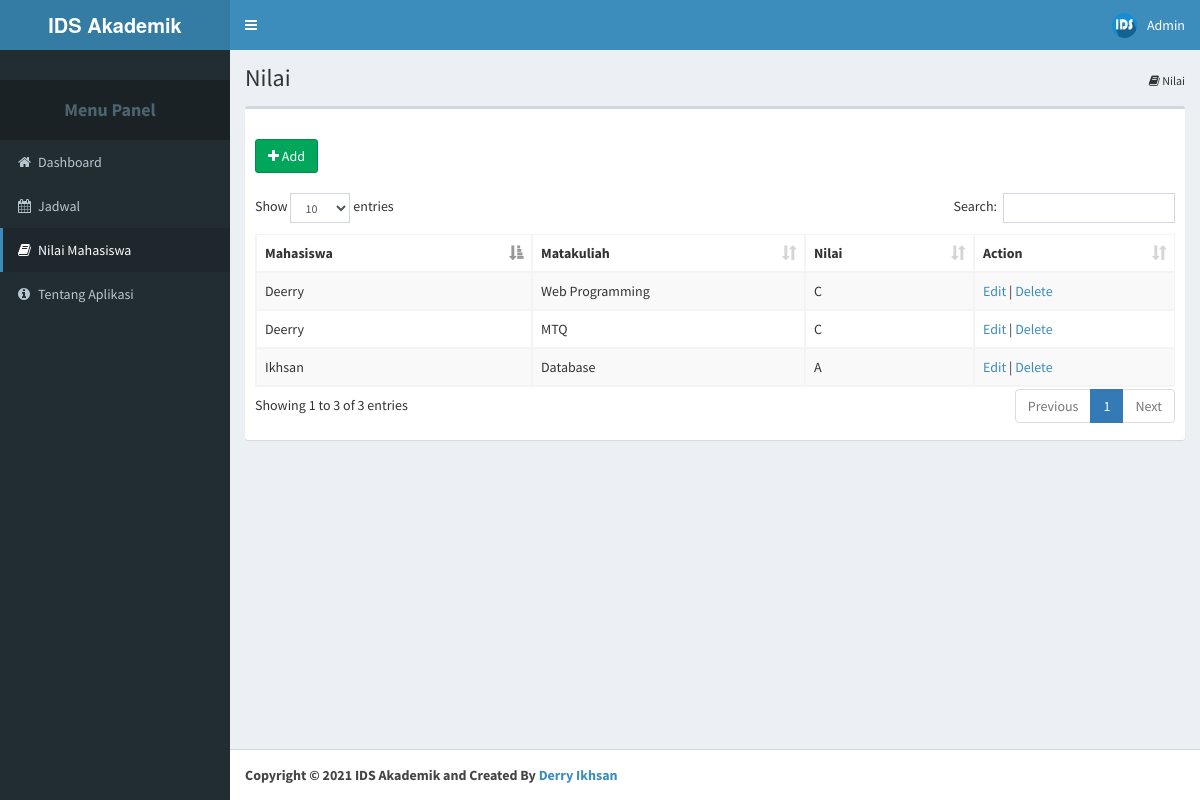
Screenshot of /2/nilai.php (signed in) with the database file from the repository.
### tables this page shows
CREATE TABLE IF NOT EXISTS `nilai` (
  `Id_Nilai` int(11) NOT NULL AUTO_INCREMENT,
  `NIM_Nilai` varchar(50) NOT NULL,
  `Kode_Matakuliah_Nilai` varchar(50) NOT NULL,
  `Nilai` varchar(50) NOT NULL,
  PRIMARY KEY (`Id_Nilai`),
  KEY `FK_nilai_mahasiswa` (`NIM_Nilai`),
  KEY `FK_nilai_matakuliah` (`Kode_Matakuliah_Nilai`),
  CONSTRAINT `FK_nilai_mahasiswa` FOREIGN KEY (`NIM_Nilai`) REFERENCES `mahasiswa` (`nim`),
  CONSTRAINT `FK_nilai_matakuliah` FOREIGN KEY (`Kode_Matakuliah_Nilai`) REFERENCES `matakuliah` (`kode_matakuliah`)
);

CREATE TABLE IF NOT EXISTS `mahasiswa` (
  `NIM` varchar(50) NOT NULL,
  `Nama_Mahasiswa` varchar(50) NOT NULL,
  `Tanggal_Lahir` date NOT NULL,
  `JK` enum('L','P') NOT NULL,
  `No_Telp` varchar(50) NOT NULL,
  `Alamat` varchar(150) NOT NULL,
  `Kode_Jurusan_Mhs` varchar(50) NOT NULL,
  PRIMARY KEY (`NIM`),
  KEY `FK_mahasiswa_jurusan` (`Kode_Jurusan_Mhs`),
  CONSTRAINT `FK_mahasiswa_jurusan` FOREIGN KEY (`Kode_Jurusan_Mhs`) REFERENCES `jurusan` (`Kode_Jurusan`)
);

CREATE TABLE IF NOT EXISTS `matakuliah` (
  `Kode_Matakuliah` varchar(50) NOT NULL,
  `Nama_Matakuliah` varchar(50) NOT NULL,
  `SKS` int(11) NOT NULL,
  PRIMARY KEY (`Kode_Matakuliah`)
);

### 2/nilai.php (the view, shortened to what this page needs)
<?php
include "../koneksi.php";
?>
<!DOCTYPE html>
<html>
 <head>
	<?php
		include "bundle_css.php";
	?>
  </head>
  <body class="hold-transition skin-blue sidebar-mini">
    <div class="wrapper">
      <?php
        include 'content_header.php';
       ?>
      <aside class="main-sidebar">
        <section class="sidebar">
          <div class="user-panel">
          </div>
          <ul class="sidebar-menu">
				<li class="header"><h4><b><center>Menu Panel</center></b></h4></li>
			        <li><a href="index.php"><i class="fa fa-home"></i><span>Dashboard</span></a></li>
					<li><a href="jadwal.php"><i class="fa fa-calendar"></i><span>Jadwal</span></a></li>
					<li class="active"><a href="nilai.php"><i class="fa fa-book"></i><span>Nilai Mahasiswa</span></a></li>
					<li><a href="about.php"><i class="fa fa-info-circle"></i><span>Tentang Aplikasi</span></a></li>
          </ul>
        </section>
      </aside>
      <div class="content-wrapper">
        <section class="content-header">
          <h1>
            Nilai
          </h1>
          <ol class="breadcrumb">
            <li><i class="fa fa-book"></i> Nilai</li>
          </ol>
        </section>
        <section class="content">
          <div class="row">
            <div class="col-xs-12">
              <div class="box">
                <div class="box-header">
                </div>
                <div class="box-body">
				<a href="#"><button class="btn btn-success" type="button" data-target="#ModalAdd" data-toggle="modal"><i class="fa fa-plus"></i> Add</button></a>
                  <br></br>
				  <table id="data" class="table table-bordered table-striped table-scalable">
						<?php
							include "dt_nilai.php";
						?>
                  </table>
                </div>
              </div>
            </div>
          </div>
        </section>
    </div>
	<?php
		include	"content_footer.php";
	?>
    </div>
  </body>
</html>

### 2/dt_nilai.php (shortened to what this page needs)
<thead>
	<tr>
		<th>Mahasiswa</th>
		<th>Matakuliah</th>
		<th>Nilai</th>
		<th>Action</th>
	</tr>
</thead>
<tbody>
	<?php
		$querynilai = mysqli_query ($konek, "SELECT Id_Nilai, NIM_Nilai, Kode_Matakuliah_Nilai, Nilai, NIM, Nama_Mahasiswa, Kode_Matakuliah, Nama_Matakuliah FROM nilai
						INNER JOIN mahasiswa ON NIM_Nilai=NIM
						INNER JOIN matakuliah ON Kode_Matakuliah_Nilai=Kode_Matakuliah");
		while ($nilai = mysqli_fetch_array ($querynilai)){
			echo "
				<tr>
					<td>$nilai[Nama_Mahasiswa]</td>
					<td>$nilai[Nama_Matakuliah]</td>
					<td>$nilai[Nilai]</td>
					<td>
						<a href='#' class='open_modal' id='$nilai[Id_Nilai]'>Edit</a> |
						<a href='#' onClick='confirm_delete(\"nilai_delete.php?Id_Nilai=$nilai[Id_Nilai]\")'>Delete</a>
					</td>
				</tr>";
		}
	?>
</tbody>

### rows the page displays
nilai: NIM_Nilai.Nama_Mahasiswa "Deerry", Kode_Matakuliah_Nilai.Nama_Matakuliah "Web Programming", Nilai "C"
nilai: NIM_Nilai.Nama_Mahasiswa "Ikhsan", Kode_Matakuliah_Nilai.Nama_Matakuliah "Database", Nilai "A"
nilai: NIM_Nilai.Nama_Mahasiswa "Deerry", Kode_Matakuliah_Nilai.Nama_Matakuliah "MTQ", Nilai "C"

### other values shown
$_SESSION["Username"] "Admin"
